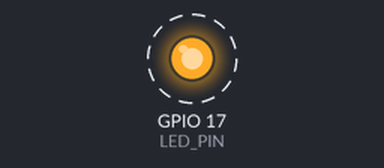
Simulated run of this program. Board: Raspberry Pi (BCM pin numbers). Shown: output pins drawn as LEDs (lit = HIGH). Dashed ring = blinking. What the program prints to the terminal is not drawn.

Above: at 0.5 s.
Timing chart, 0 to 4.6 s (numbered marks = the images above):
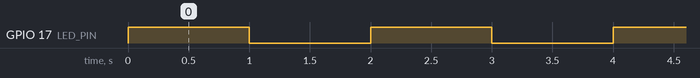

Measured:
- by itself, GPIO 17 (LED_PIN): alternates HIGH for 1.0 s and LOW for 1.0 s

The program:

led_flash.py
```python
import RPi.GPIO as GPIO
import time

# Set up the GPIO pin numbering mode
GPIO.setmode(GPIO.BCM)

# Set up the GPIO pin for the LED
LED_PIN = 17
GPIO.setup(LED_PIN, GPIO.OUT)

try:
    while True:
        # Turn the LED on
        GPIO.output(LED_PIN, GPIO.HIGH)
        print("LED is ON")
        time.sleep(1)  # Wait for 1 second

        # Turn the LED off
        GPIO.output(LED_PIN, GPIO.LOW)
        print("LED is OFF")
        time.sleep(1)  # Wait for 1 second

except KeyboardInterrupt:
    # Clean up the GPIO pins on exit
    GPIO.cleanup()
    print("Program exited cleanly")
```
